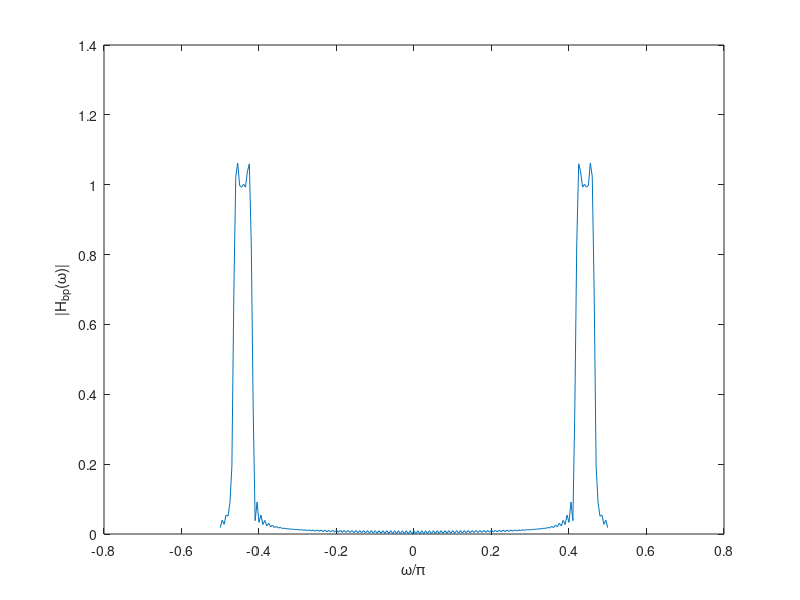

MATLAB code for this plot:
clear;

%KAISER WINDOW AND THE DESIGN SPECIFICATIONS

clear;
close;

%Filter number
L = 10;

%Sampling freqency (kHz)
Fs = 48; 

%Constant used to get the normalized digital freqencies
const = 2*pi/Fs;

%The permissible filter amplitude deviation from unity
delta = 0.15;

%Bandpass filter specifications (kHz)

%Passband F_p2 < F_p1
F_p1 = 4 + 0.6*(L+2);
F_p2 = 4 + 0.6*(L);

%Transition band
delF = 0.3;

%Stopband F_s2 < F_p21; F_p1 < F_s1
F_s1 = F_p1 + 0.3;
F_s2 = F_p2 - 0.3;

%Normalized digital filter specifications (radians/sec)
omega_p1 = const*F_p1;
omega_p2 = const*F_p2;

omega_c = (omega_p1+omega_p2)/2;
omega_l = (omega_p1-omega_p2)/2;

omega_s1 = const*F_s1;
omega_s2 = const*F_s2;
delomega = 2*pi*delF/Fs;


%The Kaiser window design
A = -20*log10(delta);
%N = ceil((A-8)/(4.57*delomega));
%N = ceil(0.9222*pi/delomega);

N = 100;
n = -N:N;
hlp = sin(n*omega_l)./(n*pi);
hlp(N+1) = omega_l/pi;
G = 1/sum(hlp);
hlp = G*hlp;
stem(hlp)

%The Bandpass filter
hbp = 2*hlp.*cos(n*omega_c);

%The lowpass filter plot
omega = -pi/2:pi/200:pi/2;

Hlp = abs(polyval(hlp,exp(-1j*omega)));
%plot(omega/pi,Hlp)
%xlabel('\omega/\pi')
%ylabel('|H_{lp}(\omega)|')

abs(polyval(hlp,exp(-1j*0.015*pi)));

%The bandpass filter plot
omega = -pi/2:pi/200:pi/2;

Hbp = abs(polyval(hbp,exp(-1j*omega)));
plot(omega/pi,Hbp)
xlabel('\omega/\pi')
ylabel('|H_{bp}(\omega)|')

fir_coeff = hbp;

save fir_coeff.dat fir_coeff -ascii;


